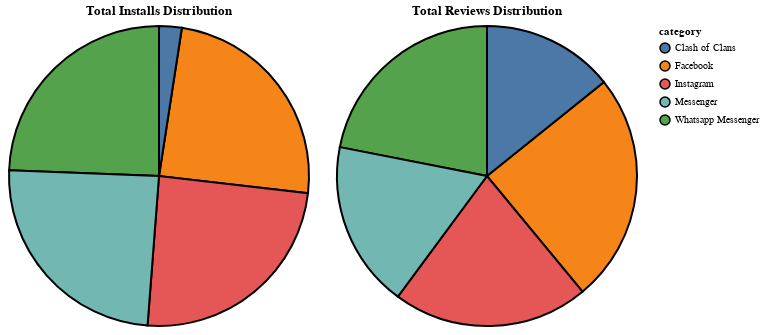

The notebook cell this image was saved under:
### Code cell
import pandas as pd
import altair as alt

data = [
    {"category": "Facebook", "group": "Total Installs", "value": 1000000000},
    {"category": "Facebook", "group": "Total Reviews", "value": 78158306},
    {"category": "Whatsapp Messenger", "group": "Total Installs", "value": 1000000000},
    {"category": "Whatsapp Messenger", "group": "Total Reviews", "value": 69119316},
    {"category": "Instagram", "group": "Total Installs", "value": 1000000000},
    {"category": "Instagram", "group": "Total Reviews", "value": 66577313},
    {"category": "Messenger", "group": "Total Installs", "value": 1000000000},
    {"category": "Messenger", "group": "Total Reviews", "value": 56642847},
    {"category": "Clash of Clans", "group": "Total Installs", "value": 100000000},
    {"category": "Clash of Clans", "group": "Total Reviews", "value": 44881447}
]

df = pd.DataFrame(data)

# Pie chart for Total Installs
install_chart = alt.Chart(df[df['group'] == 'Total Installs']).mark_arc(stroke='black',strokeWidth=2).encode(
    theta=alt.Theta(field="value", type="quantitative"),
    color=alt.Color(field="category", type="nominal"),
    tooltip=['category', 'value']
).properties(
    title="Total Installs Distribution"
)

# Pie chart for Total Reviews
review_chart = alt.Chart(df[df['group'] == 'Total Reviews']).mark_arc(stroke='black',strokeWidth=2).encode(
    theta=alt.Theta(field="value", type="quantitative"),
    color=alt.Color(field="category", type="nominal"),
    tooltip=['category', 'value']
).properties(
    title="Total Reviews Distribution"
)

# Display side-by-side
install_chart | review_chart

### Figure 1 — Vega-Lite specification as saved in the notebook (floating-point values rounded to 4 significant figures)
{"config": {"view": {"continuousWidth": 300, "continuousHeight": 300}}, "hconcat": [{"data": {"name": "data-78f13b4931ab8e9bb94105e4e0699802"}, "mark": {"type": "arc", "stroke": "black", "strokeWidth": 2}, "encoding": {"color": {"field": "category", "type": "nominal"}, "theta": {"field": "value", "type": "quantitative"}, "tooltip": [{"field": "category", "type": "nominal"}, {"field": "value", "type": "quantitative"}]}, "title": "Total Installs Distribution"}, {"data": {"name": "data-ad964f94f5e69e4a0c872bb8b0a1b8e9"}, "mark": {"type": "arc", "stroke": "black", "strokeWidth": 2}, "encoding": {"color": {"field": "category", "type": "nominal"}, "theta": {"field": "value", "type": "quantitative"}, "tooltip": [{"field": "category", "type": "nominal"}, {"field": "value", "type": "quantitative"}]}, "title": "Total Reviews Distribution"}], "$schema": "https://vega.github.io/schema/vega-lite/v5.20.1.json", "datasets": {"data-78f13b4931ab8e9bb94105e4e0699802": [{"category": "Facebook", "group": "Total Installs", "value": 1000000000}, {"category": "Whatsapp Messenger", "group": "Total Installs", "value": 1000000000}, {"category": "Instagram", "group": "Total Installs", "value": 1000000000}, {"category": "Messenger", "group": "Total Installs", "value": 1000000000}, {"category": "Clash of Clans", "group": "Total Installs", "value": 100000000}], "data-ad964f94f5e69e4a0c872bb8b0a1b8e9": [{"category": "Facebook", "group": "Total Reviews", "value": 78158306}, {"category": "Whatsapp Messenger", "group": "Total Reviews", "value": 69119316}, {"category": "Instagram", "group": "Total Reviews", "value": 66577313}, {"category": "Messenger", "group": "Total Reviews", "value": 56642847}, {"category": "Clash of Clans", "group": "Total Reviews", "value": 44881447}]}}
